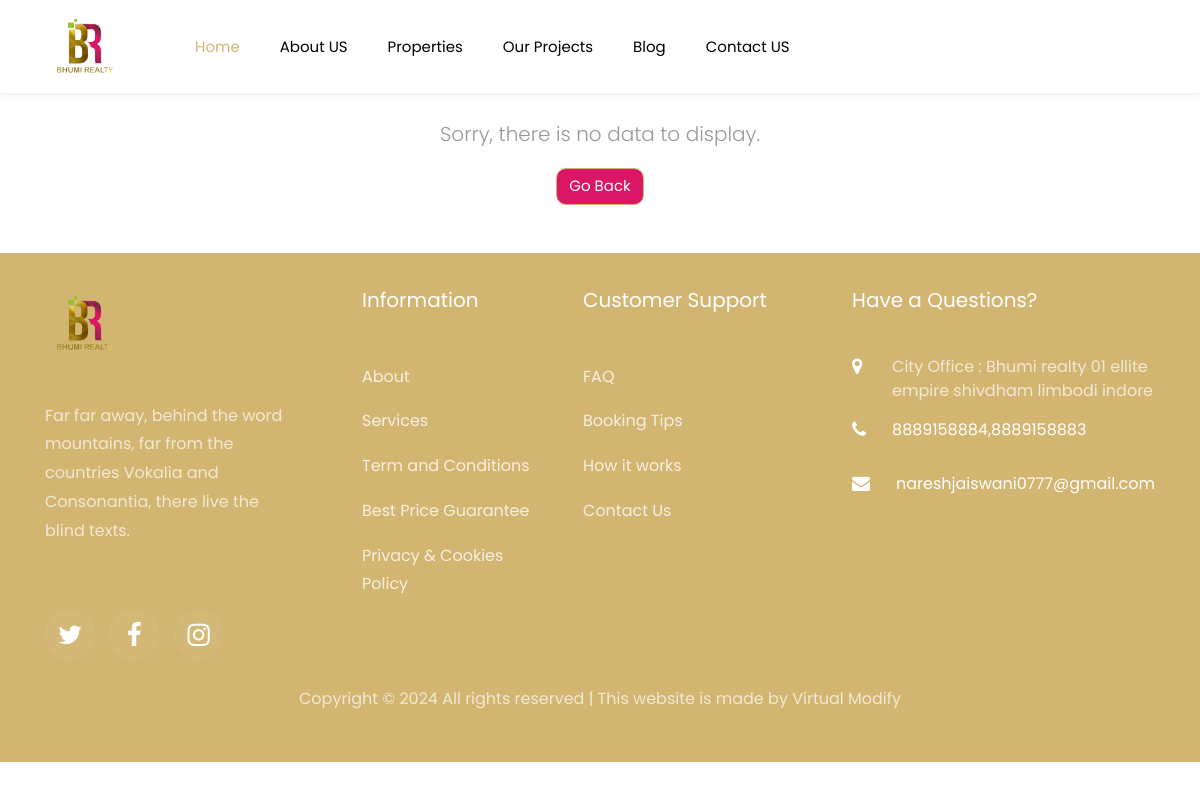
The app's page /blogs/, older data.
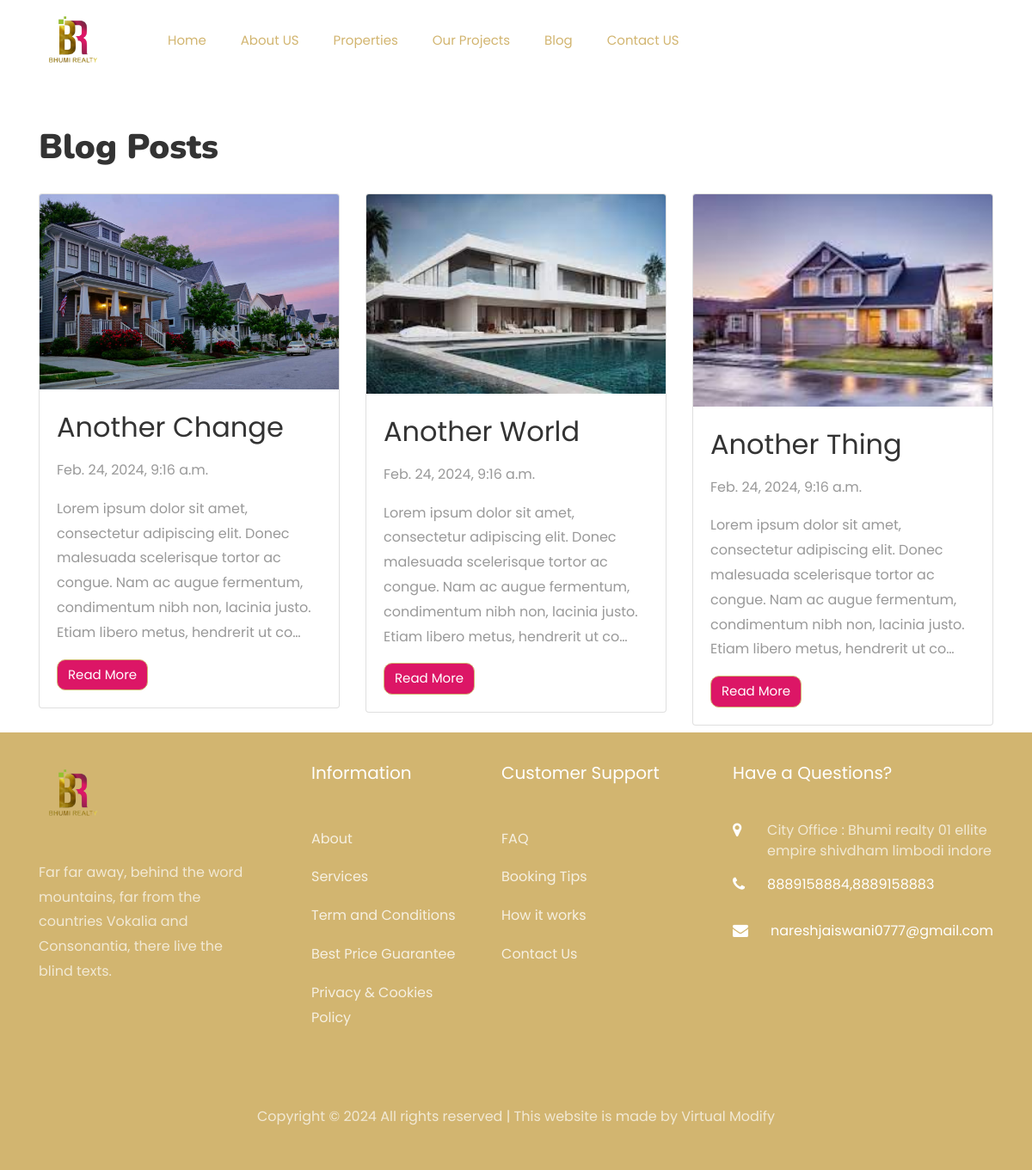
The same page, newer data.
### home/models.py (models this page shows, shortened)
class Blog(models.Model):
    title = models.CharField(max_length=200)
    content = models.TextField()
    image=models.ImageField(upload_to="blogs/")
    created_at = models.DateTimeField(auto_now_add=True)

### home/views.py (the view)
# urls.py: path("blogs/",views.blogList,name="blog_list"),
def blogList(request):
    blogs=Blog.objects.all()
    return render(request,"blogs/blog_list.html",{"blogs":blogs})

### templates/blogs/blog_list.html (shortened to what this page needs)
{% extends "index.html" %}
{% load static %}
{% block content %}
{% include "includes/navbar.html" %}
{% if not blogs %}
<div class="container text-center my-5">
    <h1>No Data Available</h1>
    <p class="lead">Sorry, there is no data to display.</p>
    <a href="{% url 'home:home_view' %}" class="btn btn-primary">Go Back</a>
  </div>
  {% else %}
  <div class="container">
    <h1 class="mt-5 mb-4" style="font-family: 'Nunito', sans-serif;font-weight: 900;">Blog Posts</h1>
    <div class="row">
      {% for blog in blogs %}
      <div class="col-md-4">
        <div class="card mb-2">
          <img src="{{blog.image.url}}" alt="{{blog.title}}" class="card-img-top">
          <div class="card-body">
            <h2 class="card-title">{{blog.title}}</h2>
            <p class="card-text">{{blog.created_at}}</p>
            <p class="card-text">{{blog.content|truncatechars:200}}</p>
            <a href="{% url 'home:blog_detail' blog.id %}" class="btn btn-primary">Read More</a>
          </div>
        </div>
      </div>
      {% endfor %}
    </div>
  </div>
{% endif %}
{% endblock content %}

### templates/index.html (shortened to what this page needs)
{% load static %}
<!DOCTYPE html>
<html>
  <head>
    <link rel="stylesheet" href="https://cdnjs.cloudflare.com/ajax/libs/font-awesome/4.7.0/css/font-awesome.min.css">
    <link rel="stylesheet" href="https://cdnjs.cloudflare.com/ajax/libs/font-awesome/6.5.1/css/all.min.css" />
    <link
      rel="stylesheet"
      href="{% static 'css/open-iconic-bootstrap.min.css' %}"
    />
    <link rel="stylesheet" href="{% static 'css/animate.css' %}" />
    <link rel="stylesheet" href="{% static 'css/owl.carousel.min.css' %}" />
    <link
      rel="stylesheet"
      href="{% static 'css/owl.theme.default.min.css' %}"
    />
    <link rel="stylesheet" href="{% static 'css/magnific-popup.css' %}" />
    <link rel="stylesheet" href="{% static 'css/aos.css' %}" />
    <link rel="stylesheet" href="{% static 'css/ionicons.min.css' %}" />
    <link rel="stylesheet" href="{% static 'css/bootstrap-datepicker.css' %}" />
    <link rel="stylesheet" href="{% static 'css/jquery.timepicker.css' %}" />
    <link rel="stylesheet" href="{% static 'css/flaticon.css' %}" />
    <link rel="stylesheet" href="{% static 'css/icomoon.css' %}" />
    <link rel="stylesheet" href="{% static 'css/style.css' %}" />
  </head>
  <body>
    {% block content %}
    {% endblock content %}
    {% include "includes/footer.html" %}
  </body>
</html>

### templates/includes/navbar.html (shortened to what this page needs)
{% load static %}
<nav
  class="navbar navbar-expand-lg navbar-dark ftco_navbar bg-dark ftco-navbar-light scrolled awake"
  id="ftco-navbar"
>
  <div class="container">
    <a href="{% url 'home:home_view' %}" class="mr-lg">
      <img src="{% static 'images/logo.png' %}" alt=""  width="80px"/>
    </a>
    <div class="collapse navbar-collapse" id="ftco-nav">
      <ul class="navbar-nav">
        <li class="nav-item active"><a href="{% url 'home:home_view' %}" class="nav-link">Home</a></li>
        <li class="nav-item"><a href="{% url 'home:about_view' %}" class="nav-link">About US</a></li>
        <li class="nav-item"><a href="{% url 'assets:property_list' %}" class="nav-link">Properties</a></li>
        <li class="nav-item"><a href="{% url 'assets:project_list' %}" class="nav-link">Our Projects</a></li>
        <li class="nav-item"><a href="{% url 'home:blog_list' %}" class="nav-link">Blog</a></li>
        <li class="nav-item"><a href="#" onclick="navigate('contact-us')" class="nav-link">Contact US</a></li>
      </ul>
    </div>
  </div>
</nav>

### templates/includes/footer.html (shortened to what this page needs)
{% load static %}
<footer class="ftco-footer ftco-bg-dark ftco-section" style="height:50%">
  <div class="container">
    <div class="row">
      <div class="col-md">
        <div class="ftco-footer-widget">
          <h2 class="ftco-heading-2">
            <img src="{% static 'images/logo.png' %}" alt=""  width="80px"/>
          </h2>
          <p>
            Far far away, behind the word mountains, far from the countries
            Vokalia and Consonantia, there live the blind texts.
          </p>
          <ul
            class="ftco-footer-social list-unstyled float-md-left float-lft mt-5"
          >
            <li class="ftco-animate">
              <a href="#"><span class="icon-twitter"></span></a>
            </li>
            <li class="ftco-animate">
              <a href="#"><span class="icon-facebook"></span></a>
            </li>
            <li class="ftco-animate">
              <a href="#"><span class="icon-instagram"></span></a>
            </li>
          </ul>
        </div>
      </div>
      <div class="col-md">
        <div class="ftco-footer-widget mb-4 ml-md-5">
          <h2 class="ftco-heading-2">Information</h2>
          <ul class="list-unstyled">
            <li><a href="#" class="py-2 d-block">About</a></li>
            <li><a href="#" class="py-2 d-block">Services</a></li>
            <li><a href="#" class="py-2 d-block">Term and Conditions</a></li>
            <li><a href="#" class="py-2 d-block">Best Price Guarantee</a></li>
            <li>
              <a href="#" class="py-2 d-block">Privacy &amp; Cookies Policy</a>
            </li>
          </ul>
        </div>
      </div>
      <div class="col-md">
        <div class="ftco-footer-widget mb-4">
          <h2 class="ftco-heading-2">Customer Support</h2>
          <ul class="list-unstyled">
            <li><a href="#" class="py-2 d-block">FAQ</a></li>
            <li><a href="#" class="py-2 d-block">Booking Tips</a></li>
            <li><a href="#" class="py-2 d-block">How it works</a></li>
            <li><a href="#" class="py-2 d-block">Contact Us</a></li>
          </ul>
        </div>
      </div>
      <div class="col-md">
        <div class="ftco-footer-widget mb-4">
          <h2 class="ftco-heading-2">Have a Questions?</h2>
          <div class="block-23 mb-3">
            <ul>
              <li>
                <span class="icon icon-map-marker"></span
                ><span class="text"
                  >City Office : Bhumi realty
01 ellite empire shivdham limbodi indore</span
                >
              </li>
              <li>
                <a href="#"
                  ><span class="icon icon-phone"></span
                  ><span class="text">8889158884,8889158883</span></a
                >
              </li>
              <li>
                <a href="#"
                  ><span class="icon icon-envelope"></span
                  ><span class="text email-text">nareshjaiswani0777@gmail.com</span></a
                >
              </li>
            </ul>
          </div>
        </div>
      </div>
    </div>
    <div class="row">
      <div class="col-md-12 text-center">
        <p>
          Copyright &copy;
          All rights reserved | This website is made by
          <a href="https://virtualmodify.in" target="_blank">Virtual Modify</a>
        </p>
      </div>
    </div>
  </div>
</footer>

### static/css/icomoon.css (style rules this page uses)
[class^="icon-"], [class*=" icon-"] { font-family: 'icomoon' !important; speak: none; font-style: normal; font-weight: normal; font-variant: normal; text-transform: none; line-height: 1; -webkit-font-smoothing: antialiased; -moz-osx-font-smoothing: grayscale; }
.icon-map-marker:before { content: "\f041"; }
.icon-phone:before { content: "\f095"; }
.icon-envelope:before { content: "\f0e0"; }

### templates/includes/navbar.html (style rules this page uses)
@media screen and (min-width: 768px) { .navbar-nav { margin-left: 50px; } }

Row changes from the older to the newer data that the page shows:
added Blog: image (picture), title "Another Change", created_at "Feb. 24, 2024, 9:16 a.m.", content "Lorem ipsum dolor sit amet, consectetur adipiscing elit. Donec malesuada scelerisque tortor ac congue. Nam ac augue fermentum, condimentum nibh non, lacinia justo. Etiam libero metus, hendrerit ut co…"
added Blog: image (picture), title "Another World", created_at "Feb. 24, 2024, 9:16 a.m.", content "Lorem ipsum dolor sit amet, consectetur adipiscing elit. Donec malesuada scelerisque tortor ac congue. Nam ac augue fermentum, condimentum nibh non, lacinia justo. Etiam libero metus, hendrerit ut co…"
added Blog: image (picture), title "Another Thing", created_at "Feb. 24, 2024, 9:16 a.m.", content "Lorem ipsum dolor sit amet, consectetur adipiscing elit. Donec malesuada scelerisque tortor ac congue. Nam ac augue fermentum, condimentum nibh non, lacinia justo. Etiam libero metus, hendrerit ut co…"
Text that changed along with them:
text no longer shown: "Sorry, there is no data to display. Go Back"
text now shown: "Blog Posts"
